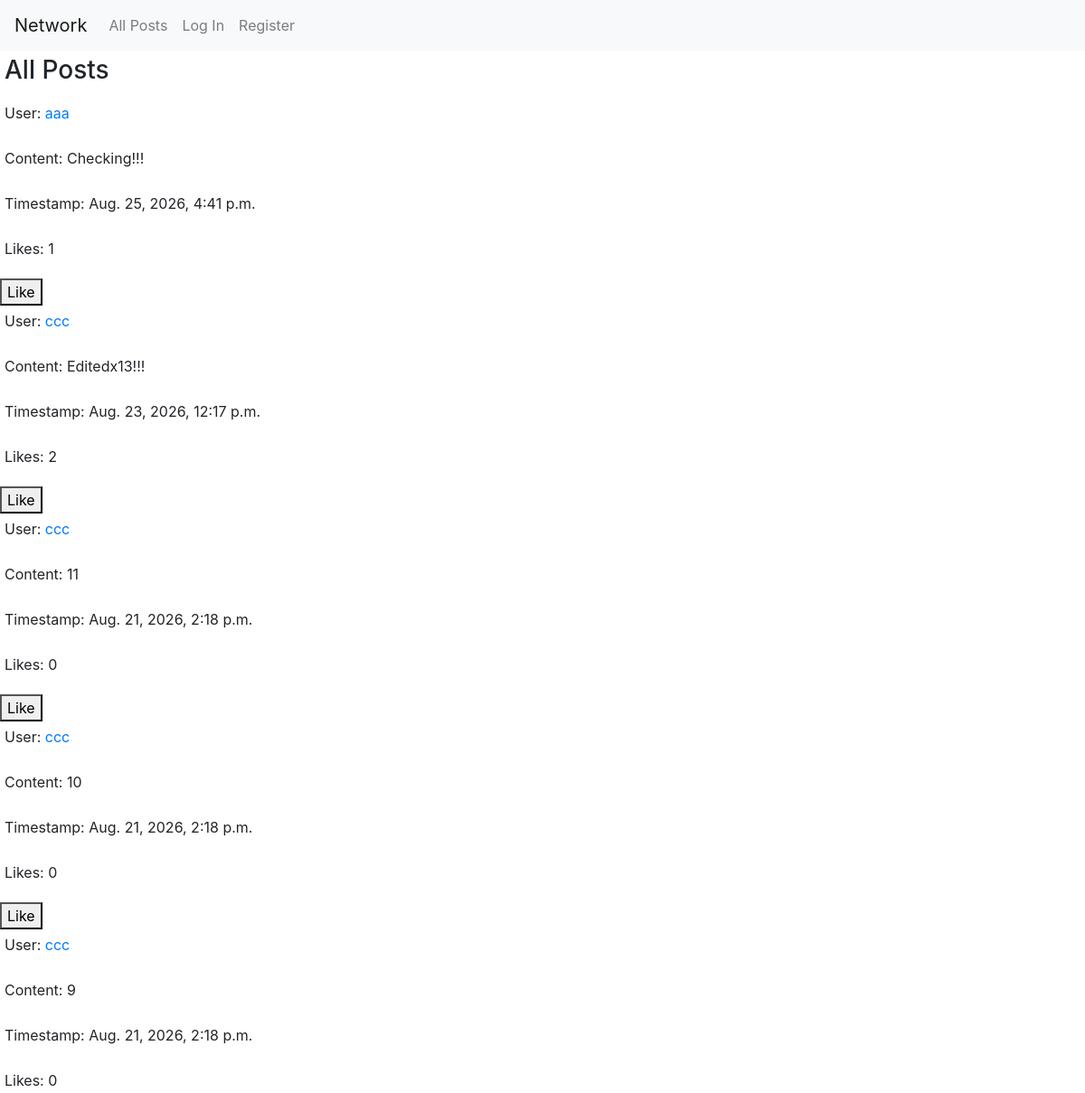
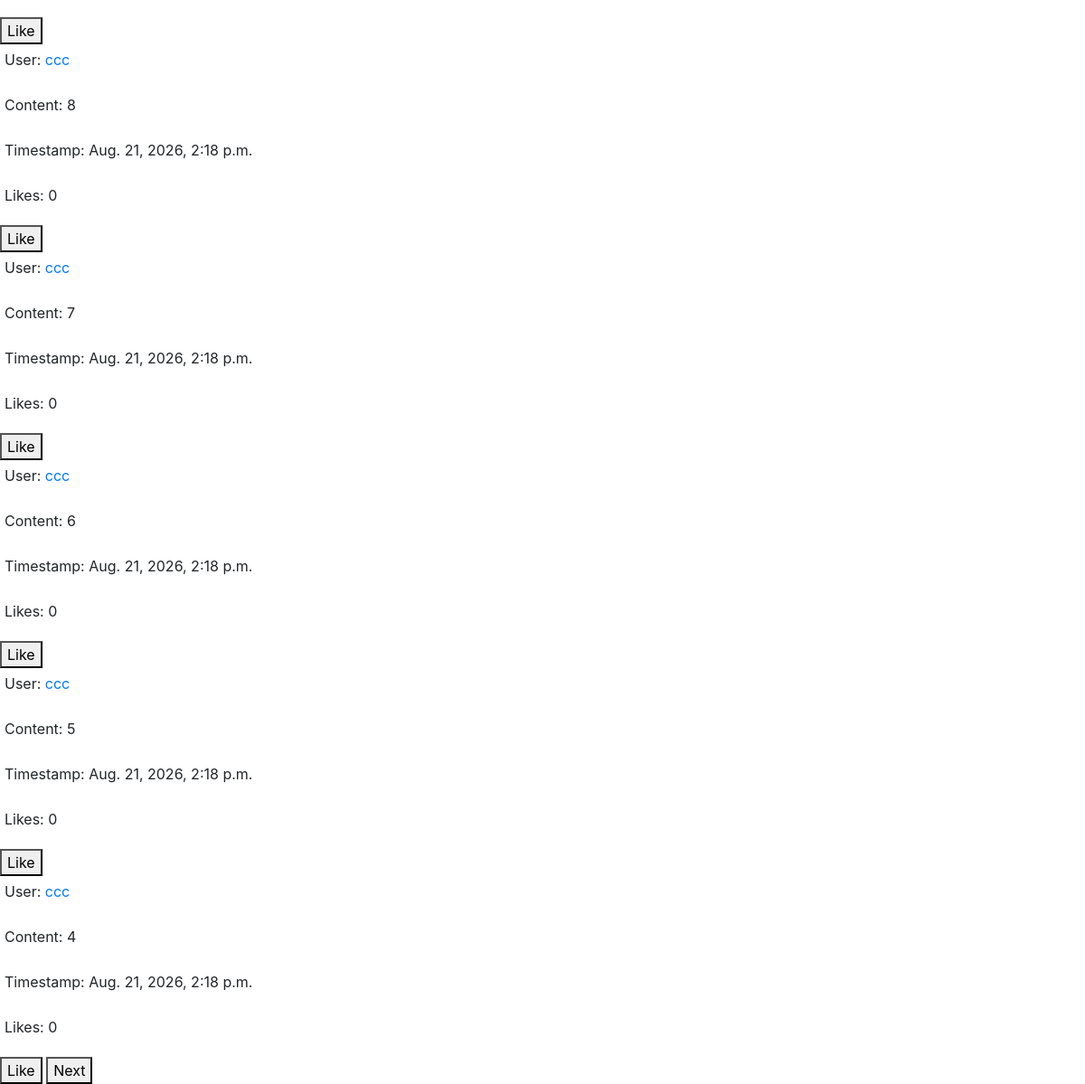
The page / on the database its author committed (2 pictures, top to bottom).
### network/models.py (models this page shows)
class Post(models.Model):
    user = models.ForeignKey(User, on_delete=models.CASCADE)
    content = models.TextField()
    timestamp = models.DateTimeField(auto_now_add=True)

class User(AbstractUser):
    pass

### network/views.py (the view)
# urls.py: path("", views.index, name="index"),
def index(request):
    posts = Post.objects.all().order_by("-timestamp")
    paginator = Paginator(posts, 10)
    pageNumber = request.GET.get("page")
    pageObj = paginator.get_page(pageNumber)
    postsWithLikes = []
    for post in pageObj:
        if request.user.is_authenticated:
            isLiked = Like.objects.filter(
                user=request.user,
                post=post
            ).exists()
        else:
            isLiked = False
        likes = Like.objects.filter(post=post).count()
        postsWithLikes.append({
            "post": post,
            "isLiked": isLiked,
            "likes": likes
        })
    return render(request, "network/index.html", {
        "pageObj": pageObj,
        "postsWithLikes": postsWithLikes
    })

### network/templates/network/index.html (shortened to what this page needs)
{% extends "network/layout.html" %}
{% load static %}
{% block body %}
    <h3 style="padding: 5px;">All Posts</h3>
    {% for item in postsWithLikes %}
        <p style="padding: 5px;">
            User:
            <a href="{% url 'profile' item.post.user.username %}">
                {{ item.post.user.username }}
            </a>
        </p>
        <p style="padding: 5px;" id="content-{{ item.post.id }}">Content: {{ item.post.content }}</p>
        <p style="padding: 5px;">Timestamp: {{ item.post.timestamp }}</p>
        <p style="padding: 5px;" id="likes-{{ item.post.id }}">Likes: {{ item.likes }}</p>
        {% if user != item.post.user %}
            {% if item.isLiked %}
                <button type="button" class="likeButton" data-post-id="{{ item.post.id }}">Dislike</button>
            {% else %}
                <button type="button" class="likeButton" data-post-id="{{ item.post.id }}">Like</button>
            {% endif %}
        {% endif %}
    {% endfor %}
    {% if pageObj.has_next %}
        <a href="?page={{ pageObj.next_page_number }}">
            <button>Next</button>
        </a>
    {% endif %}
{% endblock %}

### network/templates/network/layout.html (shortened to what this page needs)
{% load static %}
<!DOCTYPE html>
<html lang="en">
    <head>
        <link rel="stylesheet" href="https://stackpath.bootstrapcdn.com/bootstrap/4.4.1/css/bootstrap.min.css">
        <link href="{% static 'network/styles.css' %}" rel="stylesheet">
    </head>
    <body>
        <nav class="navbar navbar-expand-lg navbar-light bg-light">
            <a class="navbar-brand" href="#">Network</a>
            <div>
              <ul class="navbar-nav mr-auto">
                <li class="nav-item">
                  <a class="nav-link" href="{% url 'index' %}">All Posts</a>
                </li>
                {% if user.is_authenticated %}
                    <li class="nav-item">
                        <a class="nav-link" href="{% url 'following' %}">Following</a>
                    </li>
                    <li class="nav-item">
                        <a class="nav-link" href="{% url 'logout' %}">Log Out</a>
                    </li>
                {% else %}
                    <li class="nav-item">
                        <a class="nav-link" href="{% url 'login' %}">Log In</a>
                    </li>
                    <li class="nav-item">
                        <a class="nav-link" href="{% url 'register' %}">Register</a>
                    </li>
                {% endif %}
              </ul>
            </div>
          </nav>
        <div class="body">
            {% block body %}
            {% endblock %}
        </div>
    </body>
</html>

### rows shown on the page
Post: post.user.username "aaa", post.content "Checking!!!", post.timestamp "Aug. 25, 2026, 4:41 p.m.", likes "1"
Post: post.user.username "ccc", post.content "Editedx13!!!", post.timestamp "Aug. 23, 2026, 12:17 p.m.", likes "2"
Post: post.user.username "ccc", post.content "11", post.timestamp "Aug. 21, 2026, 2:18 p.m.", likes "0"
Post: post.user.username "ccc", post.content "10", post.timestamp "Aug. 21, 2026, 2:18 p.m.", likes "0"
Post: post.user.username "ccc", post.content "9", post.timestamp "Aug. 21, 2026, 2:18 p.m.", likes "0"
Post: post.user.username "ccc", post.content "8", post.timestamp "Aug. 21, 2026, 2:18 p.m.", likes "0"
Post: post.user.username "ccc", post.content "7", post.timestamp "Aug. 21, 2026, 2:18 p.m.", likes "0"
Post: post.user.username "ccc", post.content "6", post.timestamp "Aug. 21, 2026, 2:18 p.m.", likes "0"
Post: post.user.username "ccc", post.content "5", post.timestamp "Aug. 21, 2026, 2:18 p.m.", likes "0"
Post: post.user.username "ccc", post.content "4", post.timestamp "Aug. 21, 2026, 2:18 p.m.", likes "0"
